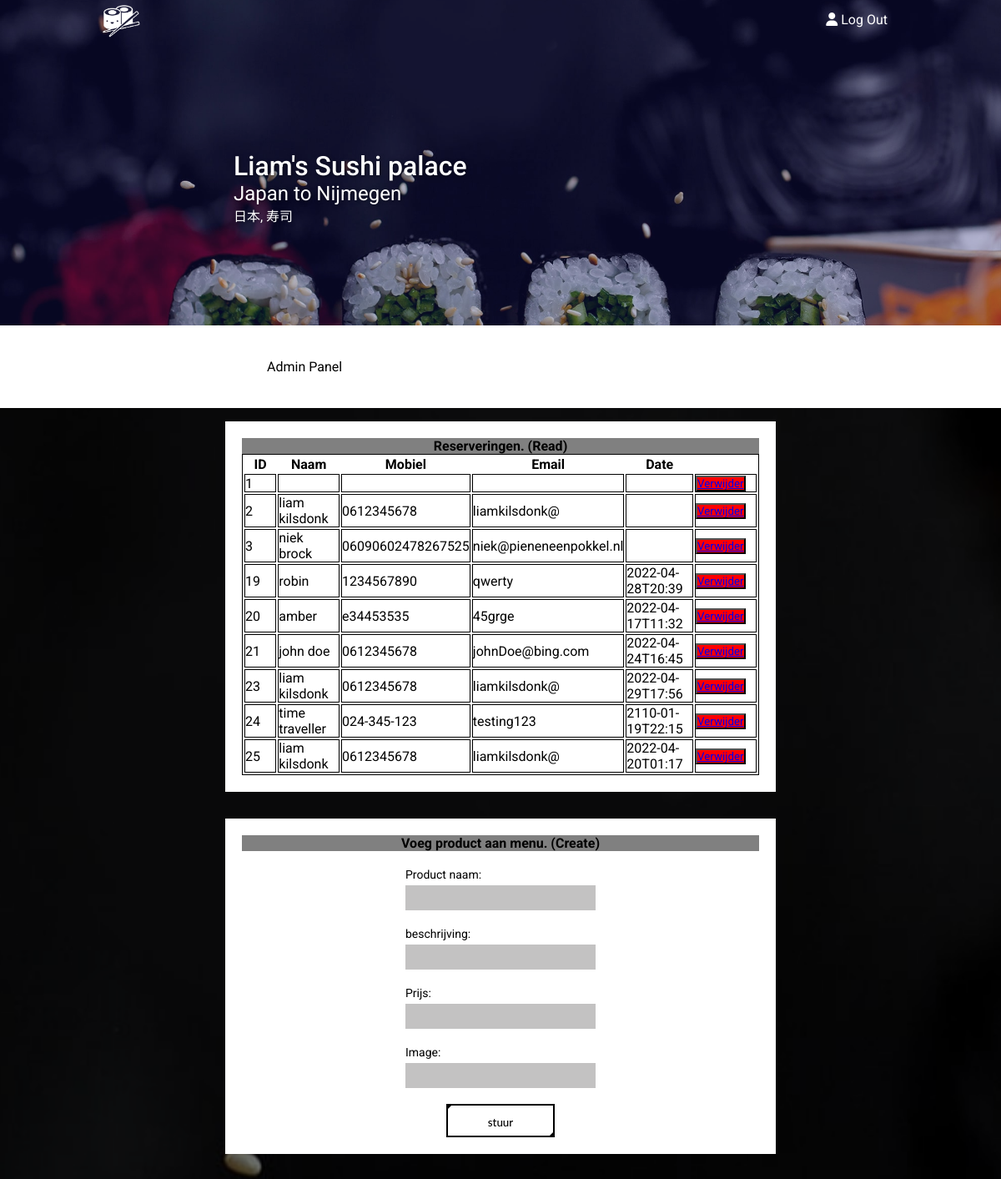
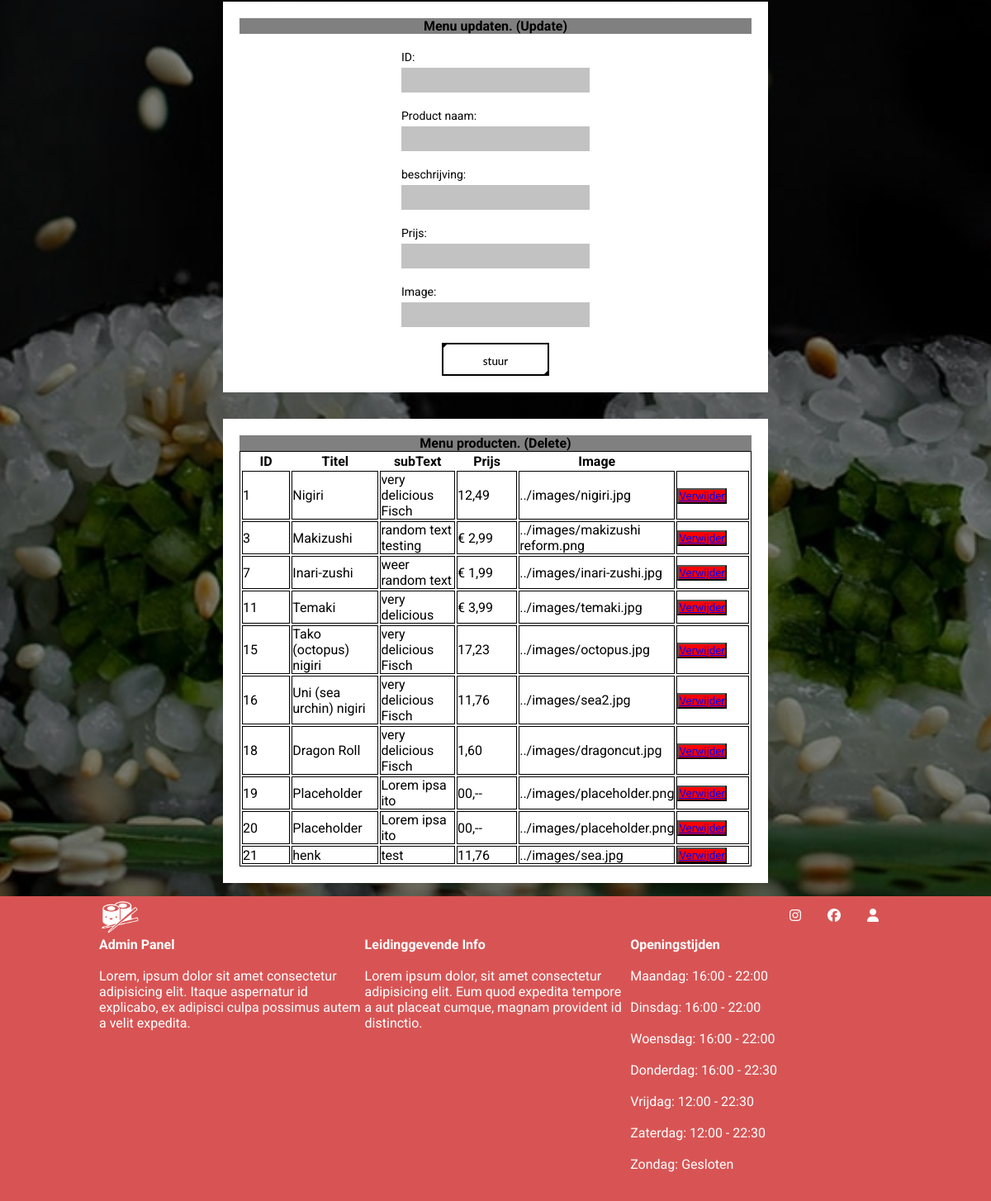
/php/admin.php (signed in), run on the app's committed database (2 pictures, top to bottom).
### tables this page shows
CREATE TABLE `reserveringen` (
  `ID` int(50) NOT NULL,
  `naam` varchar(255) NOT NULL,
  `mobiel` varchar(60) NOT NULL,
  `email` varchar(255) NOT NULL,
  `date` varchar(255) NOT NULL
);

CREATE TABLE `menu` (
  `ID` int(11) NOT NULL,
  `titel` varchar(255) NOT NULL,
  `subText` varchar(255) NOT NULL,
  `prijs` varchar(255) NOT NULL,
  `image` varchar(255) DEFAULT NULL
);

### actions/menu_read.php (the view, shortened to what this page needs)
<?php
include ('../connector.php');
echo "<table style='border: solid 1px black;'>";
 echo "<tr><th>ID</th><th>Titel</th><th>subText</th><th>Prijs</th><th>Image</th></tr>";
function currentb($data) {
    echo "<td style='width: 150px; border: 1px solid black;'>" . $data . "</td>";
}
try {
    $sql = "SELECT id, titel, subText, prijs, image FROM menu";
    $stmt = $conn->prepare($sql);
    $stmt->execute();
    foreach($stmt->fetchAll() as $k=>$v) {
        currentb($v['id']);
    }
}
catch(PDOException $e) {
    echo "Error: " . $e->getMessage();
}
echo "</table>";
?>

### actions/reservation_read.php (shortened to what this page needs)
<?php
include ('../connector.php');
echo "<table style='border: solid 1px black;'>";
 echo "<tr><th>ID</th><th>Naam</th><th>Mobiel</th><th>Email</th><th>Date</th></tr>";
function currenta($data) {
    echo "<td style='width: 150px; border: 1px solid black;'>" . $data . "</td>";
}
function beginChildren() {
    echo "<tr>";
}
function endChildren() {
    echo "</tr>" . "\n";
}
try {
    $sql = "SELECT id, naam, mobiel, email, date FROM reserveringen";
    $stmt = $conn->prepare($sql);
    $stmt->execute();
    foreach($stmt->fetchAll() as $k=>$v) {
        beginChildren();
        currenta($v['id']);
        endChildren();
    }
}
catch(PDOException $e) {
    echo "Error: " . $e->getMessage();
}
echo "</table>";
?>

### css/styles.css (style rules this page uses)
* { padding: 0px; margin: 0px; box-sizing: border-box; scroll-behavior: smooth; font-family: "Roboto", sans-serif; }
body { background-image: url("../images/sushiback.jpg"); background-position: bottom; background-repeat: no-repeat; background-size: cover; background-attachment: fixed; overflow-y: scroll; }

### data on the page
reserveringen: ID "1 Verwijder"
reserveringen: ID "2 liam kilsdonk 0612345678 liamkilsdonk@ Verwijder"
reserveringen: ID "3 niek brock 06090602478267525 niek@pieneneenpokkel.nl Verwijder"
reserveringen: ID "19 robin 1234567890 qwerty 2022-04-28T20:39 Verwijder"
reserveringen: ID "20 amber e34453535 45grge 2022-04-17T11:32 Verwijder"
reserveringen: ID "21 john doe 0612345678 johnDoe@bing.com 2022-04-24T16:45 Verwijder"
reserveringen: ID "23 liam kilsdonk 0612345678 liamkilsdonk@ 2022-04-29T17:56 Verwijder"
reserveringen: ID "24 time traveller 024-345-123 testing123 2110-01-19T22:15 Verwijder"
reserveringen: ID "25 liam kilsdonk 0612345678 liamkilsdonk@ 2022-04-20T01:17 Verwijder"
menu: ID "1 Nigiri very delicious Fisch 12,49 ../images/nigiri.jpg Verwijder"
menu: ID "3 Makizushi random text testing € 2,99 ../images/makizushi reform.png Verwijder"
menu: ID "7 Inari-zushi weer random text € 1,99 ../images/inari-zushi.jpg Verwijder"
menu: ID "11 Temaki very delicious € 3,99 ../images/temaki.jpg Verwijder"
menu: ID "15 Tako (octopus) nigiri very delicious Fisch 17,23 ../images/octopus.jpg Verwijder"
menu: ID "16 Uni (sea urchin) nigiri very delicious Fisch 11,76 ../images/sea2.jpg Verwijder"
menu: ID "18 Dragon Roll very delicious Fisch 1,60 ../images/dragoncut.jpg Verwijder"
menu: ID "19 Placeholder Lorem ipsa ito 00,-- ../images/placeholder.png Verwijder"
menu: ID "20 Placeholder Lorem ipsa ito 00,-- ../images/placeholder.png Verwijder"
menu: ID "21 henk test 11,76 ../images/sea.jpg Verwijder"
